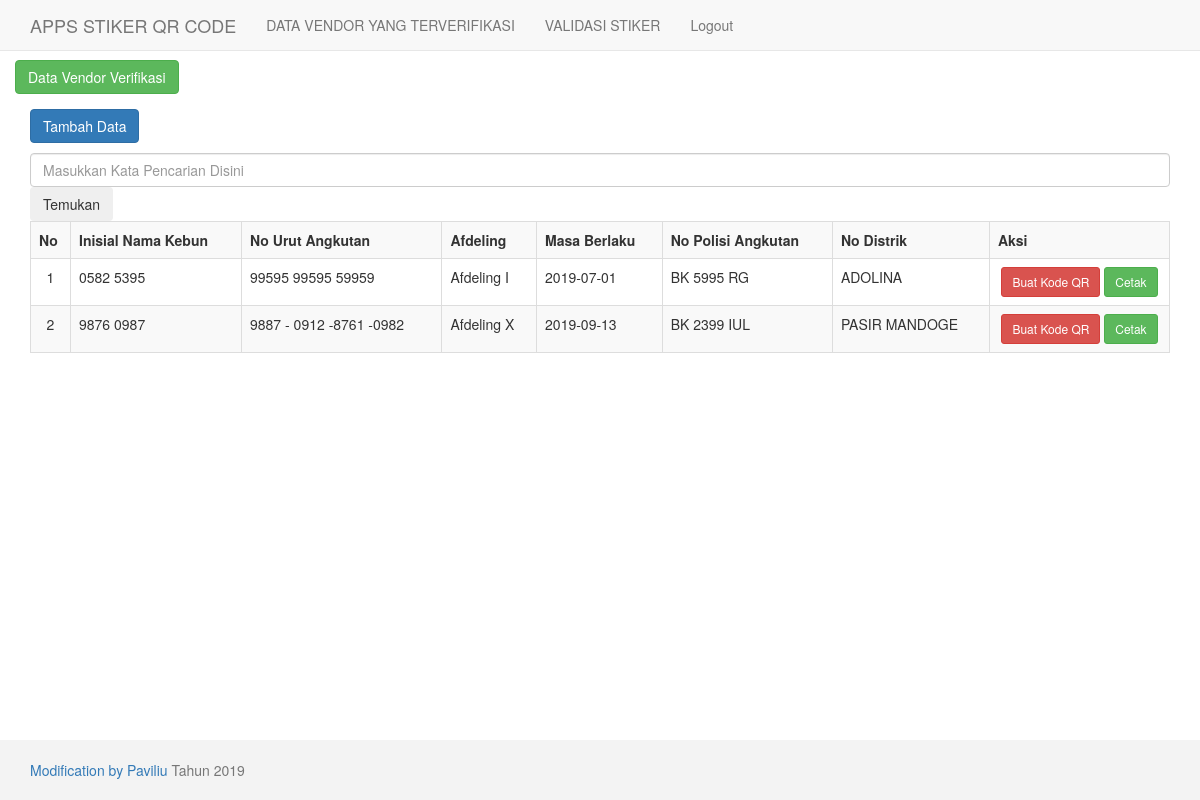
Page /data_vendor.php (signed in) on the committed database.
### tables this page shows
CREATE TABLE `mahasiswa` (
  `id` int(10) NOT NULL,
  `npm` varchar(10) DEFAULT NULL,
  `nama_mhs` varchar(40) DEFAULT NULL,
  `prodi` varchar(40) DEFAULT NULL,
  `tgl_lulus` date DEFAULT NULL,
  `no_ijazah` varchar(40) DEFAULT NULL,
  `ipk` varchar(50) DEFAULT NULL,
  `ket_berlaku` varchar(255) NOT NULL
);

### data_vendor.php (the view, shortened to what this page needs)
<?php include "header.php"; ?>
<div class="container">
<?php
$view = isset($_GET['view']) ? $_GET['view'] : null;
switch($view){
	default:
	?>
	<div class="row">
				<h3 class="panel-title"><button class="btn btn-success"> Data Vendor Verifikasi</button></h3>
			<div class="panel-body">
				<a class="btn btn-primary" style="margin-bottom: 10px" href="data_vendor.php?view=tambah">Tambah Data</a>
				<table class="table table-bordered table-striped">
				<form class="form-inline">
			<input class="form-control mr-sm-2" type="search"
			placeholder="Masukkan Kata Pencarian Disini" arial-label ="search">
			<button class="btn btn-light my-sm-0" type="submit">Temukan</Button>
			</form>
					<tr>
						<th>No</th>
						<th>Inisial Nama Kebun</th>
						<th>No Urut Angkutan</th>
						<th>Afdeling</th>
						<th>Masa Berlaku</th>
						<th>No Polisi Angkutan</th>
						<th>No Distrik</th>
						<th>Aksi</th>
						</tr>
					<?php
					$sql=mysqli_query($konek, "SELECT * FROM mahasiswa ORDER BY id ASC");
					$no=1;
					while($d=mysqli_fetch_array($sql)){
						echo "<tr>
							<td width='40px' align='center'>$no</td>
							<td>$d[npm]</td>
							<td>$d[nama_mhs]</td>
							<td>$d[prodi]</td>
							<td>$d[tgl_lulus]</td>
							<td>$d[no_ijazah]</td>
							<td>$d[ipk]</td>
							<td width='180px' align='center'>
								<a class='btn btn-danger btn-sm' href='buatQRCode.php?npm=$d[npm]&nomor=$d[no_ijazah]'>Buat Kode QR</a>
								<a class='btn btn-success btn-sm' href='cetak_stiker.php?id=$d[id]' target='_blank'>Cetak</a>
							</td>
						</tr>";
						$no++;
					}
					?>
				</table>
			</div>
		</div>
	</div>
<?php
	break;
?>
<?php
}
?>
<?php include "footer.php"; ?>

### header.php (shortened to what this page needs)
<!DOCTYPE html>
<html>
<head>
    <link href="./assets/css/bootstrap.min.css" rel="stylesheet">
    <link href="./assets/style.css" rel="stylesheet">
</head>
<body>
    <nav class="navbar navbar-default navbar-fixed-top">
      <div class="container">
        <div class="navbar-header">
          <a class="navbar-brand" href="./">APPS STIKER QR CODE</a>
        </div>
        <div id="navbar" class="collapse navbar-collapse">
          <ul class="nav navbar-nav">
            <li><a href="data_vendor.php">DATA VENDOR YANG TERVERIFIKASI</a></li>
            <li><a href="./validasi-stiker">VALIDASI STIKER</a></li>
            <li><a href="logout.php">Logout</a></li>
          </ul>
        </div>
      </div>
    </nav>

### footer.php (shortened to what this page needs)
	<footer class="footer">
      <div class="container">
        <p class="text-muted"><a href="">Modification by Paviliu</a> Tahun 2019</p>
      </div>
    </footer>
</body>
</html>

### assets/style.css (style rules this page uses)
html { position: relative; min-height: 100%; }
body { margin-bottom: 60px; }
body > .container { padding: 60px 15px 0; }
.container .text-muted { margin: 20px 0; }
.footer { position: absolute; bottom: 0; width: 100%; height: 60px; background-color: #f3f3f3; }
.footer > .container { padding-right: 15px; padding-left: 15px; }

### rows in the picture
mahasiswa: npm "0582 5395", nama_mhs "99595 99595 59959", prodi "Afdeling I", tgl_lulus "2019-07-01", no_ijazah "BK 5995 RG", ipk "ADOLINA"
mahasiswa: npm "9876 0987", nama_mhs "9887 - 0912 -8761 -0982", prodi "Afdeling X", tgl_lulus "2019-09-13", no_ijazah "BK 2399 IUL", ipk "PASIR MANDOGE"
